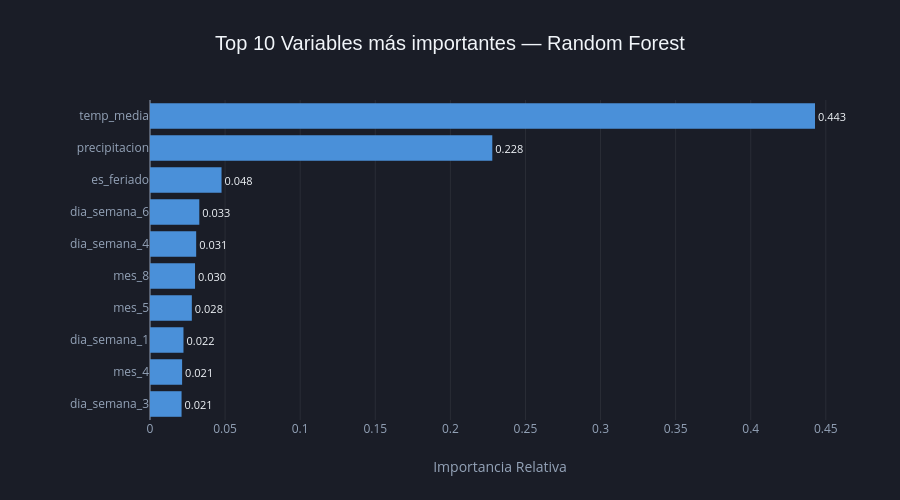

The notebook cell saved with this chart:
### Markdown cell above
Análisis de la Relación Real vs. Predicho
El gráfico de dispersión (Scatter Plot) entre los valores reales y predichos expone la dificultad de ambos algoritmos para capturar la variabilidad de la siniestralidad vial. La línea de puntos roja representa la "predicción perfecta" (donde el valor real y el predicho coinciden).
Visualmente, se observa que ambos modelos sufren de un sesgo de subestimación: las predicciones se agrupan de forma casi horizontal en el rango inferior (entre 0.00 y 0.03), siendo incapaces de proyectar los casos donde la probabilidad real escala hasta 0.20.

Diagnóstico del Coeficiente de Determinación (R^2)

•	Regresión Lineal (R^2 = 0.0158): Explica apenas el 1.58% de la varianza del fenómeno. El modelo lineal no encuentra una estructura clara, distribuyendo sus predicciones en una nube difusa en la base del gráfico.

•	Random Forest (R^2 = -0.1227): Al arrojar un valor negativo sobre el conjunto de test, se evidencia un problema crítico de sobreajuste (overfitting) en el entrenamiento o una severa penalización por el desbalance de los datos. El modelo comete errores sistemáticos más grandes que la varianza natural de la variable objetivo.

### Code cell
# ── Gráfico 3: Importancia de variables — Random Forest ───────────────────────

# 1. Recuperar los nombres de features tras el OneHotEncoder
ohe_feature_names = (
    pipeline_rf
    .named_steps['preprocesamiento']
    .named_transformers_['cat']
    .get_feature_names_out(cat_features)
    .tolist()
)
all_feature_names = num_features + ohe_feature_names + bin_features

# 2. Calcular las importancias y ordenar de menor a mayor
importancias = pd.Series(
    pipeline_rf.named_steps['modelo'].feature_importances_,
    index=all_feature_names
).sort_values(ascending=True)

# Tomamos las 10 más importantes
df_importancias = importancias.tail(10).reset_index()
df_importancias.columns = ['Variable', 'Importancia']

# 3. Creamos el gráfico de barras horizontales interactivo
fig_importancias = px.bar(
    df_importancias,
    x='Importancia',
    y='Variable',
    orientation='h',
    title='Top 10 Variables más importantes — Random Forest',
    labels={'Importancia': 'Importancia Relativa', 'Variable': ''},
    color_discrete_sequence=['#4A90D9'], # Azul vibrante para que destaque en fondo oscuro
    text_auto='.3f' 
)

# 4. DISEÑO UNIFICADO OSCURO
fig_importancias.update_layout(
    template=None,
    paper_bgcolor='#1A1D27', # Fondo tarjeta oscuro
    plot_bgcolor='#1A1D27',  # Fondo gráfico oscuro
    
    title_font_size=20,
    title_font_family='Arial',
    font_color='#F1F5F9',    # Letras claras
    
    height=500,
    width=900,
    showlegend=False, 
    margin=dict(l=150, r=50) # Mantenemos el margen vital para los nombres de las variables
)

# 5. Ajustes de legibilidad para ejes y grillas tenues
fig_importancias.update_xaxes(
    showgrid=True, 
    gridcolor='rgba(255,255,255,0.07)', 
    color='#94A3B8',
    tickfont=dict(color='#94A3B8')
)
fig_importancias.update_yaxes(
    showgrid=False, # Sin grilla horizontal para un diseño más limpio
    color='#94A3B8',
    tickfont=dict(size=12, color='#94A3B8')
)

# Posicionamos los números por fuera de la barra y forzamos su color claro
fig_importancias.update_traces(
    textposition='outside', 
    textfont=dict(size=11, color='#F1F5F9')
)

# Mostramos la visualización interactiva
fig_importancias.show()

### Figure 1 — Plotly figure (JSON) as saved in the notebook; plotly's stock layout.template omitted (floating-point values rounded to 4 significant figures)
{"data": [{"hovertemplate": "Importancia Relativa=%{x}<br>=%{y}<extra></extra>", "legendgroup": "", "marker": {"color": "#4A90D9", "pattern": {"shape": ""}}, "name": "", "orientation": "h", "showlegend": false, "textfont": {"color": "#F1F5F9", "size": 11}, "textposition": "outside", "texttemplate": "%{x:.3f}", "type": "bar", "x": [0.02102, 0.02138, 0.02229, 0.02785, 0.02998, 0.03075, 0.03283, 0.04763, 0.2279, 0.4428], "xaxis": "x", "y": ["dia_semana_3", "mes_4", "dia_semana_1", "mes_5", "mes_8", "dia_semana_4", "dia_semana_6", "es_feriado", "precipitacion", "temp_media"], "yaxis": "y"}], "layout": {"barmode": "relative", "font": {"color": "#F1F5F9"}, "height": 500, "legend": {"tracegroupgap": 0}, "margin": {"l": 150, "r": 50}, "paper_bgcolor": "#1A1D27", "plot_bgcolor": "#1A1D27", "showlegend": false, "title": {"font": {"family": "Arial", "size": 20}, "text": "Top 10 Variables más importantes — Random Forest"}, "width": 900, "xaxis": {"anchor": "y", "color": "#94A3B8", "domain": [0, 1], "gridcolor": "rgba(255,255,255,0.07)", "showgrid": true, "tickfont": {"color": "#94A3B8"}, "title": {"text": "Importancia Relativa"}}, "yaxis": {"anchor": "x", "color": "#94A3B8", "domain": [0, 1], "showgrid": false, "tickfont": {"color": "#94A3B8", "size": 12}, "title": {"text": ""}}}}
